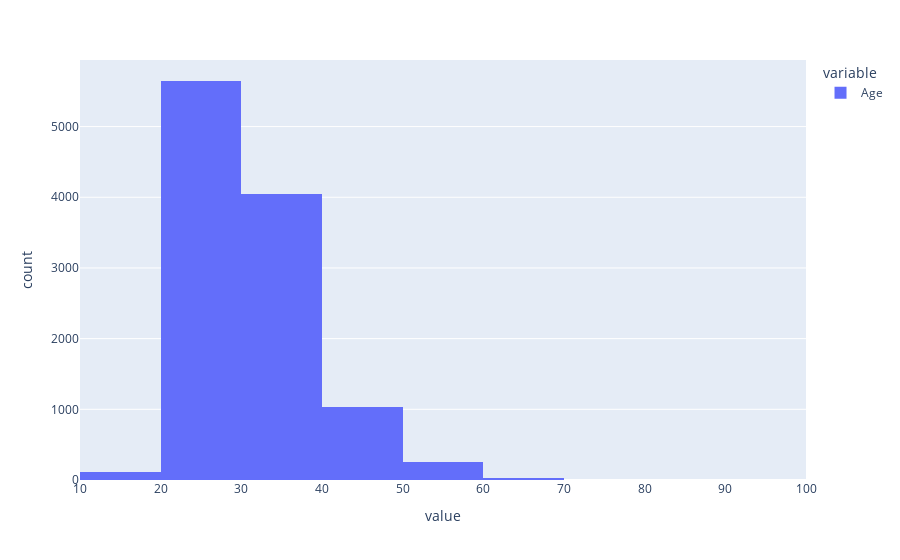

The notebook cell saved with this chart:
### Markdown cell above
Plot a histogram of the column `Age`.

### Code cell
import plotly.express as px
fig = px.histogram(df['Age'], nbins=10)
fig

### Figure 1 — Plotly figure (JSON) as saved in the notebook; plotly's stock layout.template omitted (floating-point values rounded to 4 significant figures; data arrays with more than 128 entries replaced by an {"elided": "..."} marker saying what was removed)
{"data": [{"alignmentgroup": "True", "bingroup": "x", "hovertemplate": "variable=Age<br>value=%{x}<br>count=%{y}<extra></extra>", "legendgroup": "Age", "marker": {"color": "#636efa", "pattern": {"shape": ""}}, "name": "Age", "nbinsx": 10, "offsetgroup": "Age", "orientation": "v", "showlegend": true, "type": "histogram", "x": {"elided": "11398 float values"}, "xaxis": "x", "yaxis": "y"}], "layout": {"barmode": "relative", "legend": {"title": {"text": "variable"}, "tracegroupgap": 0}, "margin": {"t": 60}, "xaxis": {"anchor": "y", "domain": [0, 1], "title": {"text": "value"}}, "yaxis": {"anchor": "x", "domain": [0, 1], "title": {"text": "count"}}}}
